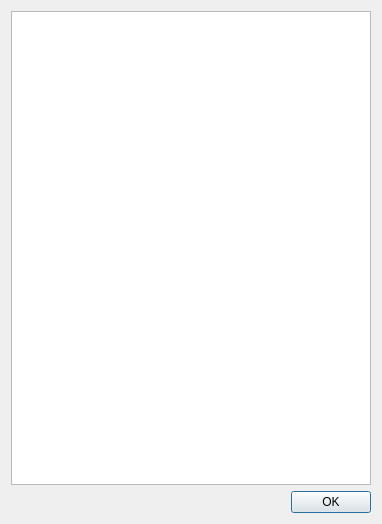
<?xml version="1.0" encoding="UTF-8"?>
<ui version="4.0">
 <class>HelpDialog</class>
 <widget class="QDialog" name="HelpDialog">
  <property name="geometry">
   <rect>
    <x>0</x>
    <y>0</y>
    <width>382</width>
    <height>524</height>
   </rect>
  </property>
  <property name="windowTitle">
   <string>Help</string>
  </property>
  <layout class="QVBoxLayout" name="verticalLayout">
   <item>
    <widget class="QTextBrowser" name="textBrowser"/>
   </item>
   <item>
    <widget class="QDialogButtonBox" name="buttonBox">
     <property name="orientation">
      <enum>Qt::Horizontal</enum>
     </property>
     <property name="standardButtons">
      <set>QDialogButtonBox::Ok</set>
     </property>
    </widget>
   </item>
  </layout>
 </widget>
 <resources/>
 <connections>
  <connection>
   <sender>buttonBox</sender>
   <signal>accepted()</signal>
   <receiver>HelpDialog</receiver>
   <slot>accept()</slot>
   <hints>
    <hint type="sourcelabel">
     <x>248</x>
     <y>254</y>
    </hint>
    <hint type="destinationlabel">
     <x>157</x>
     <y>274</y>
    </hint>
   </hints>
  </connection>
  <connection>
   <sender>buttonBox</sender>
   <signal>rejected()</signal>
   <receiver>HelpDialog</receiver>
   <slot>reject()</slot>
   <hints>
    <hint type="sourcelabel">
     <x>316</x>
     <y>260</y>
    </hint>
    <hint type="destinationlabel">
     <x>286</x>
     <y>274</y>
    </hint>
   </hints>
  </connection>
 </connections>
</ui>
